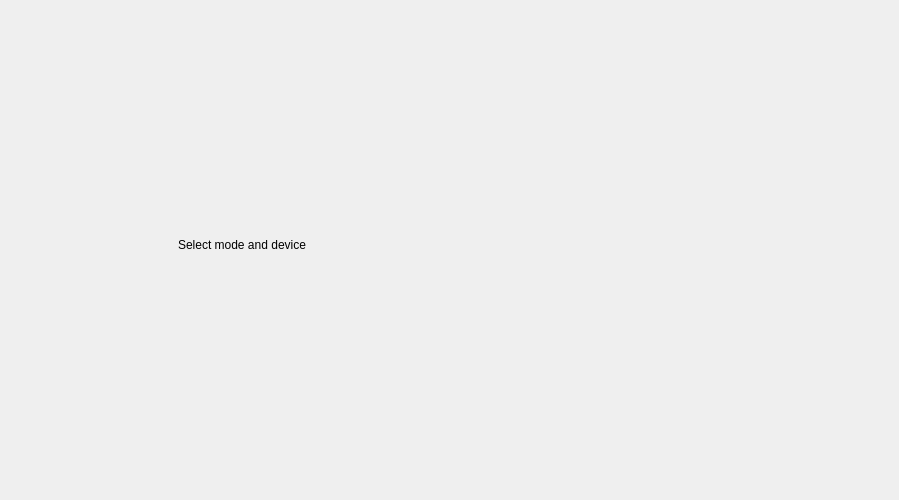
<?xml version="1.0" encoding="UTF-8"?>
<ui version="4.0">
 <class>AngKLoginDialog</class>
 <widget class="QWidget" name="AngKLoginDialog">
  <property name="geometry">
   <rect>
    <x>0</x>
    <y>0</y>
    <width>899</width>
    <height>500</height>
   </rect>
  </property>
  <property name="windowTitle">
   <string>AngKLoginDialog</string>
  </property>
  <layout class="QVBoxLayout" name="verticalLayout">
   <property name="spacing">
    <number>0</number>
   </property>
   <property name="leftMargin">
    <number>0</number>
   </property>
   <property name="topMargin">
    <number>0</number>
   </property>
   <property name="rightMargin">
    <number>0</number>
   </property>
   <property name="bottomMargin">
    <number>0</number>
   </property>
   <item>
    <widget class="QWidget" name="widget" native="true">
     <property name="minimumSize">
      <size>
       <width>0</width>
       <height>500</height>
      </size>
     </property>
     <layout class="QHBoxLayout" name="horizontalLayout_2">
      <property name="spacing">
       <number>0</number>
      </property>
      <property name="leftMargin">
       <number>0</number>
      </property>
      <property name="topMargin">
       <number>0</number>
      </property>
      <property name="rightMargin">
       <number>0</number>
      </property>
      <property name="bottomMargin">
       <number>0</number>
      </property>
      <item>
       <widget class="QWidget" name="chooseWidget" native="true">
        <layout class="QVBoxLayout" name="verticalLayout_4" stretch="1,0">
         <property name="spacing">
          <number>0</number>
         </property>
         <property name="leftMargin">
          <number>6</number>
         </property>
         <property name="topMargin">
          <number>115</number>
         </property>
         <property name="rightMargin">
          <number>6</number>
         </property>
         <property name="bottomMargin">
          <number>0</number>
         </property>
         <item>
          <layout class="QVBoxLayout" name="verticalLayout_2">
           <property name="spacing">
            <number>10</number>
           </property>
           <item>
            <widget class="QLabel" name="logoTitle">
             <property name="text">
              <string/>
             </property>
             <property name="alignment">
              <set>Qt::AlignCenter</set>
             </property>
            </widget>
           </item>
           <item>
            <widget class="QLabel" name="labelTitle">
             <property name="text">
              <string>Select mode and device</string>
             </property>
             <property name="alignment">
              <set>Qt::AlignHCenter|Qt::AlignTop</set>
             </property>
            </widget>
           </item>
          </layout>
         </item>
         <item>
          <layout class="QHBoxLayout" name="horizontalLayout">
           <property name="spacing">
            <number>50</number>
           </property>
           <property name="leftMargin">
            <number>211</number>
           </property>
           <property name="topMargin">
            <number>39</number>
           </property>
           <property name="rightMargin">
            <number>211</number>
           </property>
           <property name="bottomMargin">
            <number>110</number>
           </property>
           <item>
            <widget class="AngKLoginChoose" name="manualWidget" native="true"/>
           </item>
           <item>
            <widget class="AngKLoginChoose" name="autoWidget" native="true"/>
           </item>
          </layout>
         </item>
        </layout>
       </widget>
      </item>
      <item>
       <widget class="QWidget" name="loginWidget" native="true">
        <layout class="QVBoxLayout" name="verticalLayout_7" stretch="0">
         <property name="spacing">
          <number>0</number>
         </property>
         <property name="leftMargin">
          <number>0</number>
         </property>
         <property name="topMargin">
          <number>0</number>
         </property>
         <property name="rightMargin">
          <number>0</number>
         </property>
         <property name="bottomMargin">
          <number>0</number>
         </property>
         <item>
          <widget class="AngKLoginInput" name="loginInput" native="true"/>
         </item>
        </layout>
       </widget>
      </item>
     </layout>
    </widget>
   </item>
  </layout>
 </widget>
 <layoutdefault spacing="6" margin="11"/>
 <customwidgets>
  <customwidget>
   <class>AngKLoginChoose</class>
   <extends>QWidget</extends>
   <header>angkloginchoose.h</header>
   <container>1</container>
  </customwidget>
  <customwidget>
   <class>AngKLoginInput</class>
   <extends>QWidget</extends>
   <header>angklogininput.h</header>
   <container>1</container>
  </customwidget>
 </customwidgets>
 <resources/>
 <connections/>
</ui>
